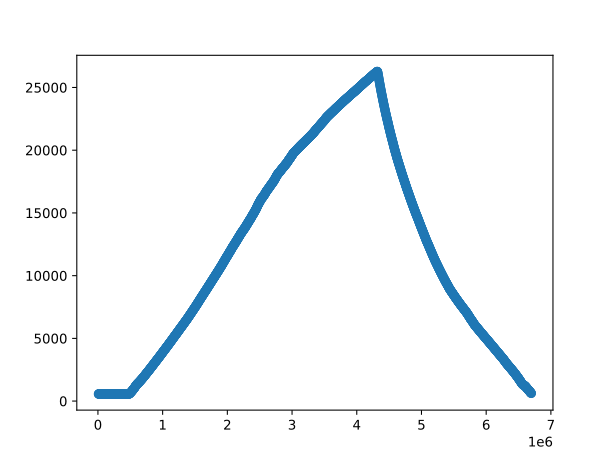

Write the Python code that produced this figure.
import matplotlib.pyplot as plt
import pandas as pd
import os

csvPath = os.path.join("..", "Spring2024Data.CSV")

df = pd.read_csv(csvPath, skiprows=[0])
df = df.reset_index()

print(list(df.columns))

time = []
alt = []

for index, row in df.iterrows():
  if(row[" BME680 Approx Alt m"] != " -"):
    time.append(float(row["Millis"]))
    alt.append(float(row[" BME680 Approx Alt m"]))

plt.scatter(time, alt)
plt.savefig("example.svg")
plt.savefig("example.png")

plt.show()

